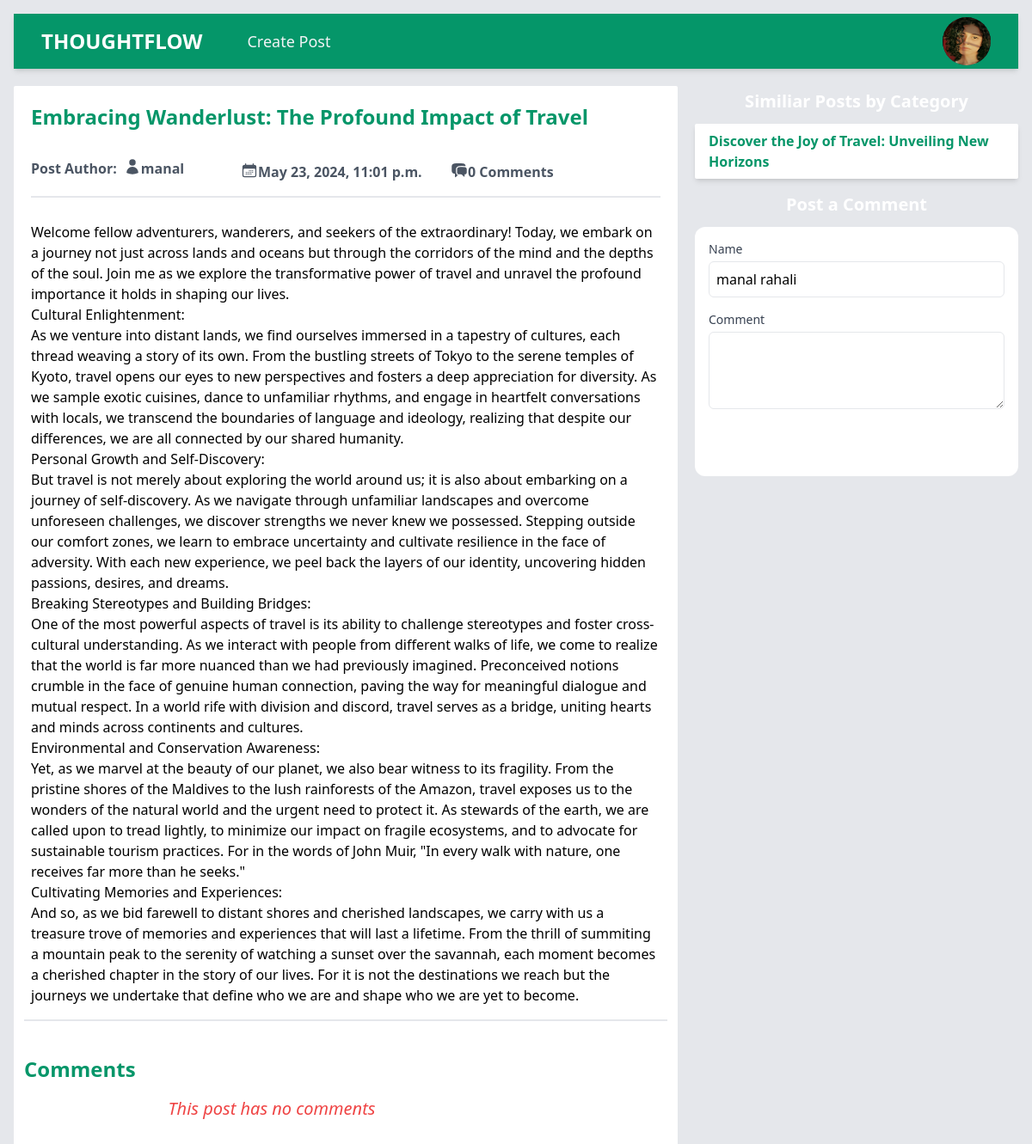
The app's page /read_post/1318a0a1-d5bc-4ed7-a6f1-a7e14e20900c/embracing-wanderlust-the-profound-impact-of-travel/ (signed in) with its own data.
### profiles/models.py (models this page shows, shortened)
class Userprofile(models.Model):
    person = models.OneToOneField(User, on_delete=models.CASCADE, related_name='user_profile')
    about = models.TextField()
    talks_about = models.CharField(max_length=250, default='anything')
    avatar = models.ImageField(upload_to='profile_photos', default='user.jpg')

### base/models.py (models this page shows, shortened)
class Post(models.Model):
    id = models.UUIDField(primary_key=True, max_length=15, editable=False, default=uuid.uuid4)
    title = models.CharField(max_length=250)
    slug = models.SlugField(max_length=300, unique_for_date='created',
    null = True, blank=True)
    author = models.ForeignKey(User, on_delete=models.CASCADE)
    body = models.TextField()
    image = models.ImageField(upload_to='bg_img/', default='default_bg_img.jpg')
    category = models.CharField(max_length=100)
    created = models.DateTimeField(auto_now_add=True)
    updated = models.DateTimeField(auto_now=True)
    def get_absolute_url(self):
        try:
            return reverse('read_post', args=[str(self.id), self.slug])
        except Exception as e:
            return '/'
    class Meta:
        ordering = ['-created']
        indexes = [models.Index(fields=['created'])]

### base/views.py (the view, shortened to what this page needs)
# urls.py: path('read_post/<str:id>/<str:slug>/', views.read_post, name='read_post'),
def read_post(request, id, slug):
    post = get_object_or_404(Post, id=id, slug=slug)
    similar_posts = Post.objects.filter(category=post.category)
    post_comments = Comment.objects.filter(comment_p=post)
    if request.user.is_authenticated:
        profile = Userprofile.objects.get(person=request.user)
    return render(request, 'post.html', {
        'post': post,
        'similar_posts': similar_posts,
        'post_comments': post_comments,
        'profile': profile,
    })

### base/templates/post.html (shortened to what this page needs)
{% load static %}
<!DOCTYPE html>
<html lang="en">
  <head>
    <link rel="stylesheet" href="{% static 'style.css' %}" />
  </head>
  <body class="p-4 bg-gray-200">
    <nav class="bg-emerald-600 shadow-md">
      <div class="mx-auto max-w-7xl px-4 sm:px-6 lg:px-8">
        <div class="flex h-16 items-center justify-between">
          <div class="flex items-center">
            <div class="flex-shrink-0">
              <a class="text-2xl font-bold text-white" href="{% url 'home' %}"
                >THOUGHTFLOW</a
              >
            </div>
            <div class="hidden md:block">
              <div class="ml-10 flex items-baseline space-x-4">
                {% if user.is_authenticated %}
                <a
                  href="{% url 'create_post' %}"
                  class="text-gray-100 hover:bg-gray-700 hover:text-white rounded-md px-3 py-2 text-lg font-medium"
                  aria-current="page"
                  >Create Post</a
                >
                {% endif %}
              </div>
            </div>
          </div>
          <div class="hidden md:block">
            <div class="ml-4 flex items-center md:ml-6">
              {% if user.is_authenticated %}
              <div class="relative ml-3">
                <div>
                  <button
                    type="button"
                    class="relative flex max-w-xs items-center rounded-full bg-gray-800 text-sm focus:outline-none focus:ring-2 focus:ring-white focus:ring-offset-2 focus:ring-offset-gray-800"
                    id="user-menu-button"
                    aria-expanded="false"
                    aria-haspopup="true"
                  >
                    <span class="absolute -inset-1.5"></span>
                    {% if profile.avatar %}
                    <img
                      class="h-14 w-14 rounded-full"
                      src="{{ profile.avatar.url }}"
                      alt="User Profile Picture"
                    />
                    {% else %}
                    <img
                      class="h-14 w-14 rounded-full"
                      src="{% static 'user.jpg' %}"
                      alt="User Profile Picture"
                    />
                    {% endif %}
                  </button>
                </div>
              </div>
              {% endif %}
            </div>
          </div>
        </div>
      </div>
    </nav>
    <main class="mt-5 grid grid-cols-1 md:grid-cols-2 lg:grid-cols-3 gap-5">
      <section
        class="bg-white p-3 rounded-sm col-span-1 md:col-span-2 md:h-[80vh] overflow-y-scroll scrollbar-hide"
      >
        <div class="w-full flex flex-col p-2">
          <h2 class="text-2xl font-bold pb-6 text-emerald-600">
            {{ post.title }}
          </h2>
          <div
            class="w-full py-2 space-y-1 text-md font-semibold text-gray-600 grid grid-cols-13 md:grid-cols-3"
          >
            <div class="flex">
              <p class="mr-2">Post Author:</p>
              <a href="{% url 'profile' post.author.username post.author.id %}"
                >{{ post.author }}</a
              >
            </div>
            <div class="flex">
              <p>{{ post.created }}</p>
            </div>
            <div class="flex">
              <p>{{ post.comments.count }} Comments</p>
            </div>
          </div>
          <hr class="border w-full my-2 border-gray-200" />
          <div class="w-full">
            <p class="text-left mt-5 text-gray-700">
              {{ post.body|linebreaks }}
            </p>
          </div>
        </div>
        <hr class="border w-full my-2 border-gray-200" />
        <div class="max-w-xl py-8">
          <h2 class="text-2xl text-emerald-600 font-bold mb-4">Comments</h2>
          {% for comment in post_comments %}
          <div class="bg-white shadow-md rounded p-4 mb-4">
            <div class="flex justify-between mb-2">
              <div class="text-gray-600">{{ comment.author }}</div>
              <div class="text-gray-400 flex gap-2">
                {% if user == comment.signedup_user %}
                <a
                  href="{% url 'update_comment' comment.id %}"
                  class="text-emerald-600 rounded-xl hover:bg-emerald-100 p-2"
                  ><svg
                    xmlns="http://www.w3.org/2000/svg"
                    fill="none"
                    viewBox="0 0 24 24"
                    stroke-width="1.5"
                    stroke="currentColor"
                    class="w-6 h-6"
                  >
                    <path
                      stroke-linecap="round"
                      stroke-linejoin="round"
                      d="M16.862 4.487l1.687-1.688a1.875 1.875 0 112.652 2.652L10.582 16.07a4.5 4.5 0 01-1.897 1.13L6 18l.8-2.685a4.5 4.5 0 011.13-1.897l8.932-8.931zm0 0L19.5 7.125M18 14v4.75A2.25 2.25 0 0115.75 21H5.25A2.25 2.25 0 013 18.75V8.25A2.25 2.25 0 015.25 6H10"
                    />
                  </svg>
                </a>
                <a
                  href="{% url 'delete_comment' comment.id %}"
                  class="text-red-600 p-2 rounded-xl hover:bg-red-100"
                >
                  <svg
                    xmlns="http://www.w3.org/2000/svg"
                    fill="none"
                    viewBox="0 0 24 24"
                    stroke-width="1.5"
                    stroke="currentColor"
                    class="w-6 h-6"
                  >
                    <path
                      stroke-linecap="round"
                      stroke-linejoin="round"
                      d="M14.74 9l-.346 9m-4.788 0L9.26 9m9.968-3.21c.342.052.682.107 1.022.166m-1.022-.165L18.16 19.673a2.25 2.25 0 01-2.244 2.077H8.084a2.25 2.25 0 01-2.244-2.077L4.772 5.79m14.456 0a48.108 48.108 0 00-3.478-.397m-12 .562c.34-.059.68-.114 1.022-.165m0 0a48.11 48.11 0 013.478-.397m7.5 0v-.916c0-1.18-.91-2.164-2.09-2.201a51.964 51.964 0 00-3.32 0c-1.18.037-2.09 1.022-2.09 2.201v.916m7.5 0a48.667 48.667 0 00-7.5 0"
                    />
                  </svg>
                </a>
                {% endif %}
              </div>
            </div>
            <div class="text-gray-500 text-sm mb-2">
              Posted on {{ comment.created }} ({{ comment.created|timesince }}
              ago)
            </div>
            <p class="text-gray-800">{{ comment.body }}</p>
          </div>
          {% empty %}
          <h1 class="text-red-500 text-center font-medium text-xl italic">
            This post has no comments
          </h1>
          {% endfor %}
        </div>
      </section>
      <section class="flex flex-col gap-2 md:h-[80vh]">
        <h1
          class="bg-emerald-500 w-full font-semibold text-xl text-center py-1 rounded-sm text-white"
        >
          Similiar Posts by Category
        </h1>
        <div
          class="w-full h-[25vh] overflow-y-scroll scrollbar-hide rounded-sm shadow-md bg-white flex flex-col p-1"
        >
          {% for a_post in similar_posts %}
          {% if a_post != post %}
          <a
            href="{{ a_post.get_absolute_url }}"
            class="w-full font-semibold text-base text-emerald-600 px-3 py-1 rounded-sm hover:underline"
            >{{ a_post.title|truncatewords:10 }}</a
          >
          {% endif %}
          {% endfor %}
        </div>
        <div class="flex flex-col mt-1 order-first lg:order-last">
          <h1
            class="bg-emerald-500 w-full font-semibold text-xl text-center py-1 mb-2 rounded-sm text-white"
          >
            Post a Comment
          </h1>
          <form method="post" class="space-y-4 bg-white p-4 rounded-xl">
            <div>
              <label for="name" class="block text-sm font-medium text-gray-700"
                >Name</label
              >
              {% if user.is_authenticated %}
              <input
                type="text"
                id="name"
                name="name"
                value="{{ user.first_name }} {{ user.last_name }}"
                required
                readonly
                class="mt-1 p-2 border w-full rounded-md focus:outline-none focus:ring-emerald-400 focus:border-emerald-300"
              />
              {% endif %}
            </div>
            <div>
              <label
                for="comment"
                class="block text-sm font-medium text-gray-700"
                >Comment</label
              >
              <textarea
                id="comment"
                name="comment"
                rows="3"
                required
                class="mt-1 p-2 border w-full rounded-md focus:outline-none focus:ring-emerald-400 focus:border-emerald-300"
              ></textarea>
            </div>
            <div>
              <button
                type="submit"
                class="px-4 py-2 bg-emerald-500 text-white rounded-md hover:bg-emerald-600 focus:outline-none focus:ring-emerald-200"
              >
              </button>
            </div>
          </form>
        </div>
      </section>
    </main>
  </body>
</html>

### records on screen
Userprofile: avatar (picture)
Post: title "Embracing Wanderlust: The Profound Impact of Travel", author "manal", created "May 23, 2024, 11:01 p.m.", comments.count "0", body "Welcome fellow adventurers, wanderers, and seekers of the extraordinary! Today, we embark on a journey not just across lands and oceans but through the corridors of the mind and the depths of the soul. Join me as we explore the transformative power of travel and unravel the profound importance it holds in shaping our lives. Cultural Enlightenment: As we venture into distant lands, we find ourselves immersed in a tapestry of cultures, each thread weaving a story of its own. From the bustling streets of Tokyo to the serene temples of Kyoto, travel opens our eyes to new perspectives and fosters a deep appreciation for diversity. As we sample exotic cuisines, dance to unfamiliar rhythms, and…"
Post: title "Discover the Joy of Travel: Unveiling New Horizons"
